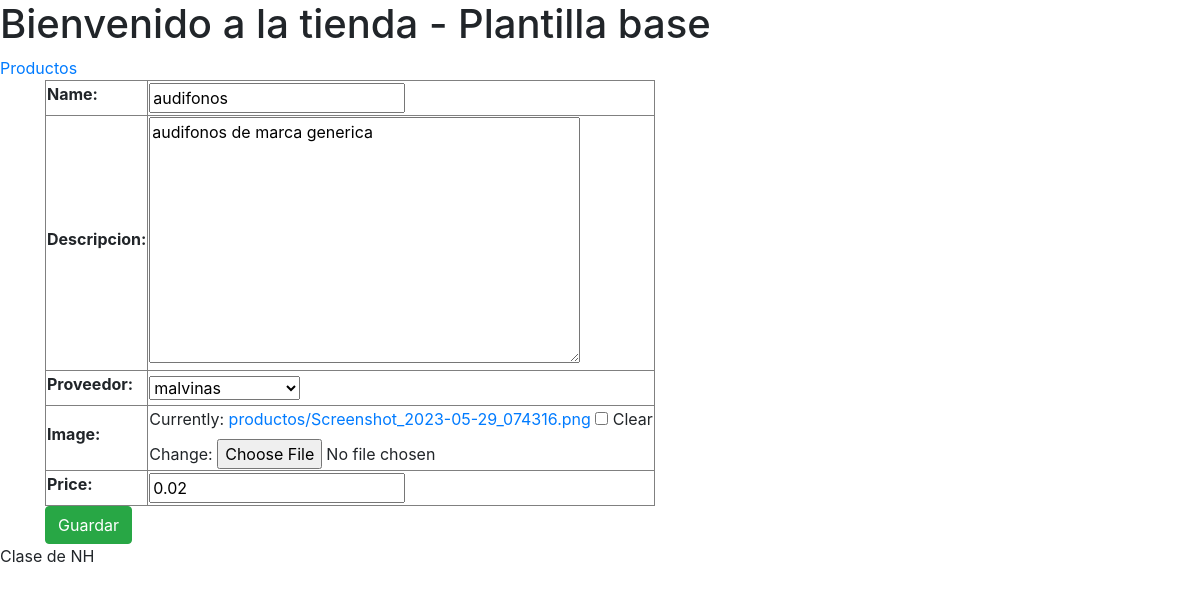
Page /productos/updateview/2/ on the committed database.
### productos/models.py (models this page shows, shortened)
class Producto(models.Model):
    name = models.CharField(max_length=200)
    descripcion = models.TextField()
    price = models.DecimalField(max_digits=10, decimal_places=2)
    image = models.ImageField(upload_to="productos/", null=True, blank=True)
    is_deleted = models.BooleanField(default=False)
    proveedor = models.ForeignKey(
        Proveedor, related_name="productos", on_delete=models.CASCADE
    )

class Proveedor(models.Model):
    name = models.CharField(max_length=100, null=False, blank=False)
    direccion = models.TextField()
    telefono = models.CharField(max_length=15, null=True, blank=True)
    email = models.EmailField(null=True, blank=True)
    def __str__(self):
        return str(self.name)

### productos/views.py (the view)
# urls.py: path('updateview/<int:pk>/',views.ProductoUpdateView.as_view(), name ='product_updateview'),
class ProductoUpdateView(UpdateView):
    model = Producto
    form_class = ProductoForm
    template_name = 'producto/product_form.html'
    success_url = '/productos/'

### productos/forms.py (shortened to what this page needs)
class ProductoForm(forms.ModelForm):
    class Meta:
        model = Producto
        fields = ['name', 'descripcion', 'proveedor','image','price']

### productos/templates/producto/product_form.html (shortened to what this page needs)
{% extends "base.html" %}
{% block content %}
<form method="POST" enctype="multipart/form-data">
    <table border="1">
        {{ form.as_table}}
    </table>
    <button type="submit" class="btn btn-success">Guardar</button>
</form>
{% endblock %}

### rows in the picture
Producto: name "audifonos", descripcion "audifonos de marca generica", proveedor "malvinas", price "0.02"
